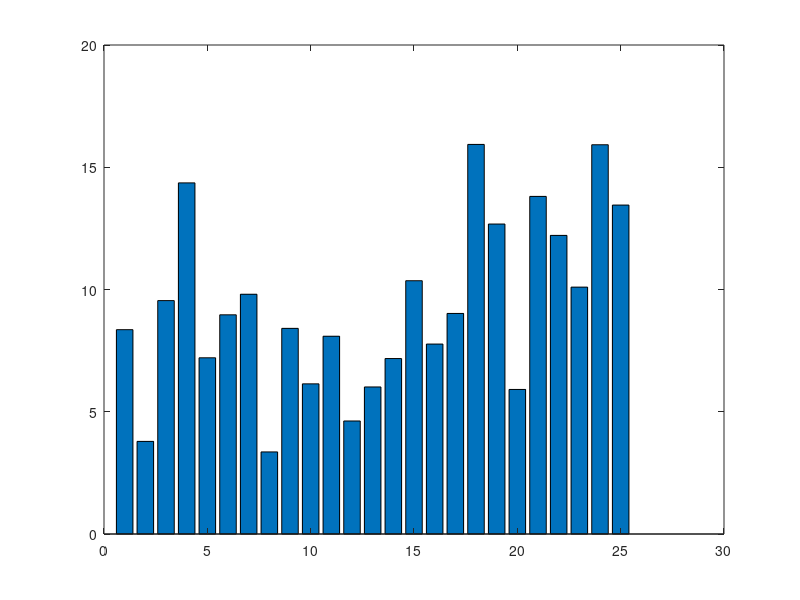

This chart was generated by the following MATLAB code: (Note: this script raises an error after producing the figure.)
% demo7
X=randi([2,15],[1,25])+rand([1,25]);
b=bar(X);

CMap=slanCM('hsv');
b.FaceColor='flat';
b.CData=slanCM(188,length(b.XData));
% 42 56 63 100 133 187 188

% 修饰一下
ax=gca;hold on;grid on
ax.DataAspectRatio=[1,1,1];
ax.LineWidth=1.2;
ax.XMinorTick='on';
ax.YMinorTick='on';
ax.ZMinorTick='on';
ax.GridLineStyle=':';
